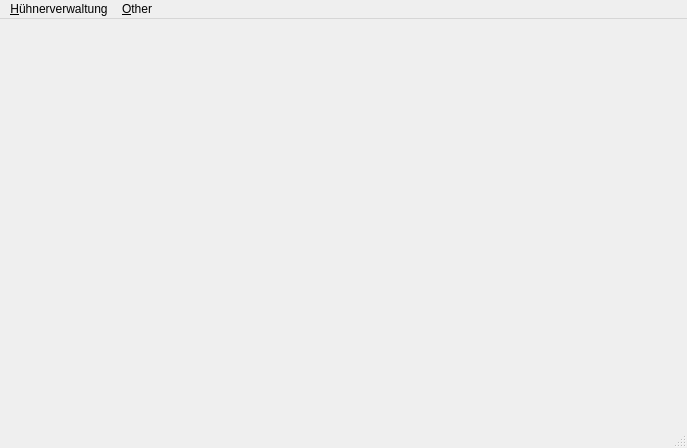
<?xml version="1.0" encoding="UTF-8"?>
<ui version="4.0">
 <class>MainWindow</class>
 <widget class="QMainWindow" name="MainWindow">
  <property name="enabled">
   <bool>true</bool>
  </property>
  <property name="geometry">
   <rect>
    <x>0</x>
    <y>0</y>
    <width>687</width>
    <height>448</height>
   </rect>
  </property>
  <property name="windowTitle">
   <string>MainWindow</string>
  </property>
  <widget class="QWidget" name="centralwidget"/>
  <widget class="QMenuBar" name="menubar">
   <property name="geometry">
    <rect>
     <x>0</x>
     <y>0</y>
     <width>687</width>
     <height>21</height>
    </rect>
   </property>
   <widget class="QMenu" name="menu_Huehnerverwaltung">
    <property name="title">
     <string>&amp;Hühnerverwaltung</string>
    </property>
    <addaction name="action_Stammdaten"/>
    <addaction name="actionLegeLe_istung_erfassen"/>
   </widget>
   <widget class="QMenu" name="menu_Legeleistung">
    <property name="enabled">
     <bool>true</bool>
    </property>
    <property name="title">
     <string>&amp;Other</string>
    </property>
    <addaction name="actionFuetterung"/>
    <addaction name="actionZucht"/>
    <addaction name="actionKrankheit"/>
    <addaction name="actionMedikamentengabe"/>
    <addaction name="actionPflege"/>
    <addaction name="actionTierarzt"/>
    <addaction name="actionSonstiges"/>
   </widget>
   <addaction name="menu_Huehnerverwaltung"/>
   <addaction name="menu_Legeleistung"/>
  </widget>
  <widget class="QStatusBar" name="statusbar"/>
  <action name="action_Stammdaten">
   <property name="text">
    <string>&amp;Stammdaten verwalten</string>
   </property>
  </action>
  <action name="actionLegeLe_istung_erfassen">
   <property name="text">
    <string>LegeLe&amp;istung erfassen</string>
   </property>
  </action>
  <action name="actionFuetterung">
   <property name="enabled">
    <bool>false</bool>
   </property>
   <property name="text">
    <string>Fütterung</string>
   </property>
  </action>
  <action name="actionZucht">
   <property name="enabled">
    <bool>false</bool>
   </property>
   <property name="text">
    <string>Zucht</string>
   </property>
  </action>
  <action name="actionKrankheit">
   <property name="enabled">
    <bool>false</bool>
   </property>
   <property name="text">
    <string>Krankheit</string>
   </property>
  </action>
  <action name="actionMedikamentengabe">
   <property name="enabled">
    <bool>false</bool>
   </property>
   <property name="text">
    <string>Medikamentengabe</string>
   </property>
  </action>
  <action name="actionPflege">
   <property name="enabled">
    <bool>false</bool>
   </property>
   <property name="text">
    <string>Pflege</string>
   </property>
  </action>
  <action name="actionTierarzt">
   <property name="enabled">
    <bool>false</bool>
   </property>
   <property name="text">
    <string>Tierarzt</string>
   </property>
  </action>
  <action name="actionSonstiges">
   <property name="enabled">
    <bool>false</bool>
   </property>
   <property name="text">
    <string>Sonstiges</string>
   </property>
  </action>
 </widget>
 <resources/>
 <connections/>
</ui>
